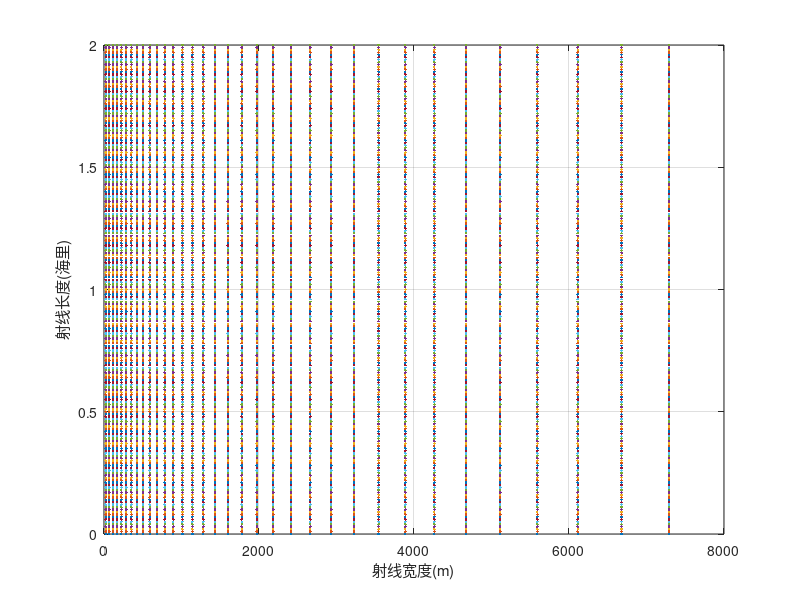

This chart was generated by the following MATLAB code:
clc,clear,close all
a=4*1852;
b=2;
alpha=1.5;
theta=60;
D=110;
eta=0.1;
min_val=1e10;x_=[];
h0=D-(a/2)*tand(alpha);
y0=h0*tand(60);
h1=h0+y0*tand(alpha);
L1=h1*(sind(theta))/cosd(theta+alpha);
L2=h1*(sind(theta))/cosd(theta-alpha);
P=y0/cosd(alpha);
A=(1/cosd(alpha)-sind(theta)*tand(alpha)/cosd(theta-alpha));
y=[];
y=[y,y0];
ans=0;
h1=h0;
for i=1:5000
   y1=(P+L1-eta*(L1+L2)+sind(theta)*h0/cosd(theta-alpha))/A;
   if y1>a
       break;
   end
   y=[y,y1];
   P=y1/cosd(alpha);
   h1=h0+y1*tand(alpha);
   L1=h1*(sind(theta))/cosd(theta+alpha);
   L2=h1*(sind(theta))/cosd(theta-alpha);
   ans=ans+(L1+(y1-y0)+L2);
   y0=y1;
end
for i=0:0.01:2
   plot(y,i*ones(size(y)),'.');
   hold on
end
grid on
xlabel('射线宽度(m)');
ylabel('射线长度(海里)')